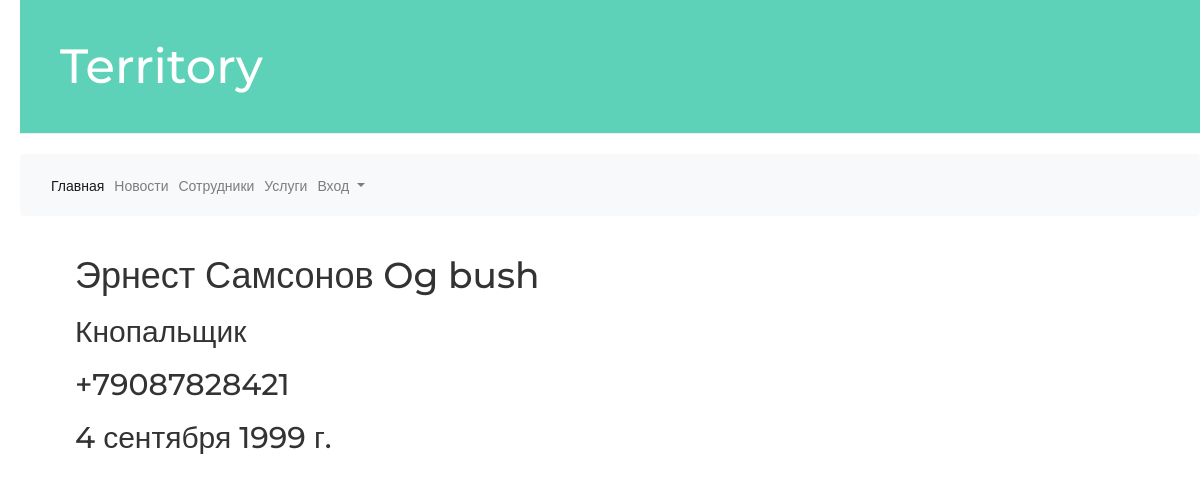
/accounts/employee_detail/1/, run on the app's committed database.
### accounts/models.py (models this page shows, shortened)
class Employee(models.Model):
    user = models.OneToOneField(Customer, on_delete=models.CASCADE)
    patronymic = models.CharField(max_length=150, null=True, blank=True)
    number = PhoneNumberField(unique=False, null=False, blank=False)
    birth_date = models.DateField(null=True, blank=True)
    position = models.CharField(max_length=150, null=True, blank=True)
    schedule = models.ForeignKey(Workday, on_delete=models.CASCADE, null=True, blank=True)
    objects = UserManager()
    class Meta:
        db_table = 'employee'

class Customer(AbstractUser):
    number = PhoneNumberField(unique=False, null=False, blank=False)
    birth_date = models.DateField(null=True, blank=True)
    objects = UserManager()
    class Meta:
        db_table = 'customer'

### accounts/views.py (the view)
# urls.py: path('employee_detail/<int:pk>/', views.employee_detail, name='employee_detail'),
def employee_detail(request, pk):
    employee = get_object_or_404(Employee, pk=pk)
    cal = create_calendar()
    return render(request, 'accounts/employee_detail.html', {
                'employee': employee,
                'cal': cal})

### accounts/views.py (called while the page is built)
def create_calendar():
    now_month = datetime.now().strftime('%b')
    now_month_number = list(calendar.month_name).index(now_month)
    now_year = datetime.now().year
    cal = HTMLCalendar().formatmonth(now_year, now_month_number)
    return cal

### territory/templates/accounts/employee_detail.html (shortened to what this page needs)
<!DOCTYPE html>
{% extends 'base.html'%}
{% block content %}
    <div class="list">
        <h1>{{ employee.user.first_name }}
        {{ employee.user.last_name }}
        {{ employee.patronymic }}</h1>
        <h2>{{ employee.position }}</h2>
        <h2>{{ employee.user.number }}</h2>
        <h2>{{ employee.birth_date }}</h2>
    </div>
{% endblock %}

### blog/static/css/blog.css (style rules this page uses)
body { padding-left: 20px; }
h1, h2, h3, h4 { font-family: 'Montserrat', sans-serif; }

### data on the page
Employee: user.first_name "Эрнест", user.last_name "Самсонов", patronymic "Og bush", position "Кнопальщик", user.number "+79087828421", birth_date "4 сентября 1999 г."
